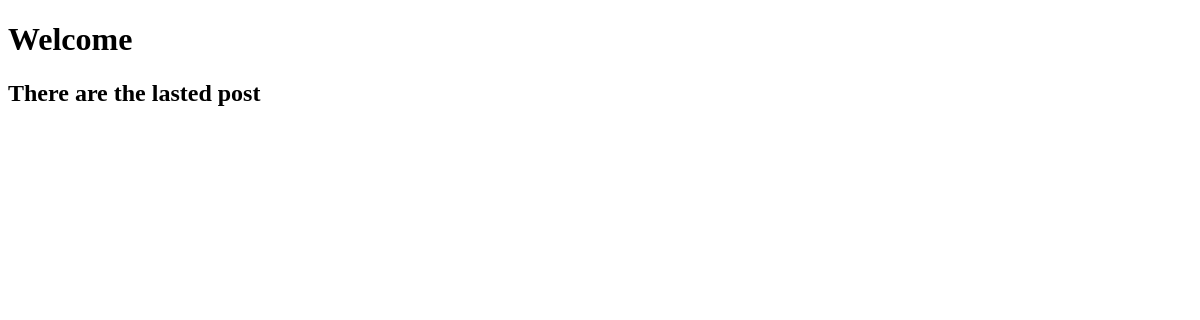
Before: / with the older database file.
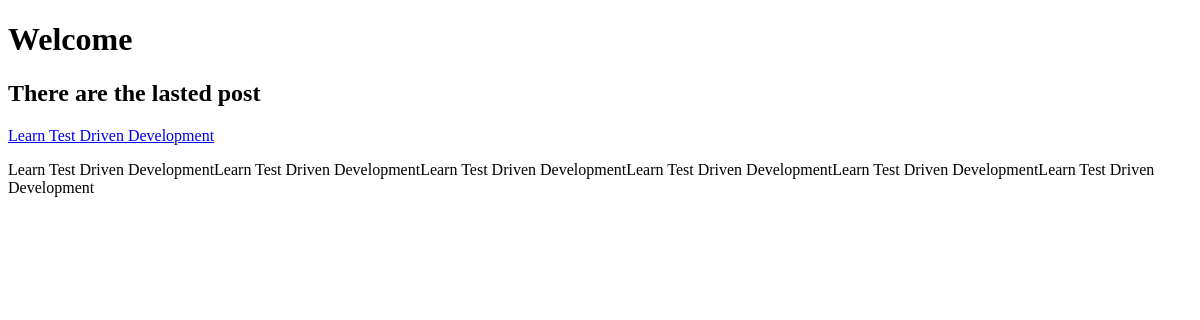
After: the same page with the newer database file.
### posts/models.py (models this page shows, shortened)
class Post(models.Model):
    title = models.CharField(max_length=100)
    body = models.TextField()
    author = models.ForeignKey(User, on_delete = models.CASCADE)
    created_at = models.DateTimeField(auto_now_add=True)
    updated_at = models.DateTimeField(auto_now=True)

### posts/views.py (the view)
# urls.py: path("", views.index, name="home"),
def index(request):
    posts = Post.objects.all()
    context = {
        'posts': posts,
    }
    return render(request, "posts/home.html", context)

### templates/posts/home.html (shortened to what this page needs)
<!DOCTYPE html>
<html lang="en">
<head>
</head>
<body>
    <h1>Welcome</h1>
    <h2>There are the lasted post</h2>
    <div class="post">
        {% for post in posts  %}
        <a href="#">{{post.title}}</a>
        <p>{{post.body}}</p>
        {% endfor %}
    </div>
</body>
</html>

Changed rows visible on the page:
added Post: title "Learn Test Driven Development", body "Learn Test Driven DevelopmentLearn Test Driven DevelopmentLearn Test Driven DevelopmentLearn Test Driven DevelopmentLearn Test Driven DevelopmentLearn Test Driven Development"
